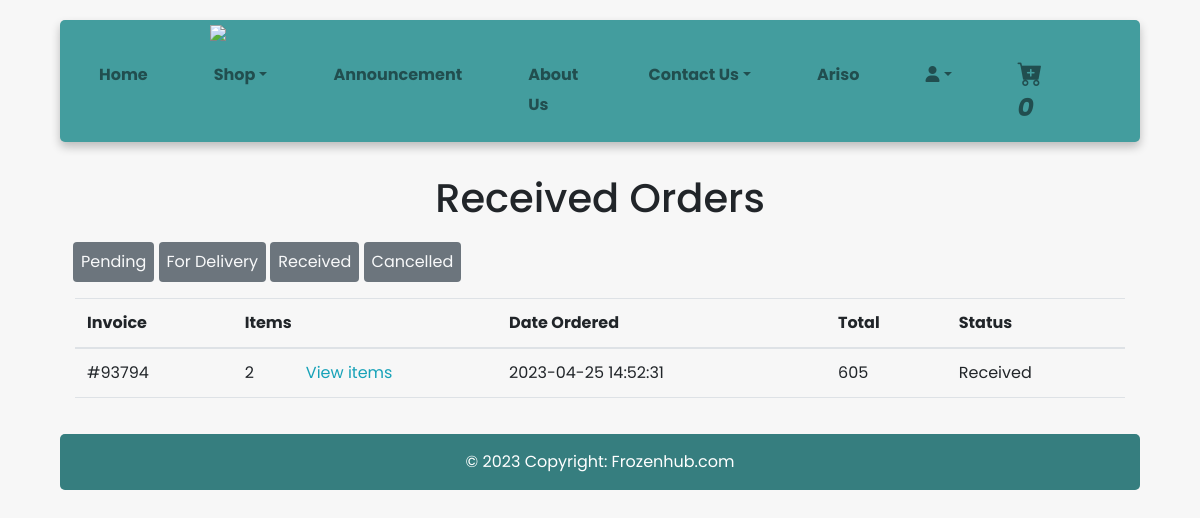
The page /user_area/view_received_orders.php (signed in) on the database as committed earlier.
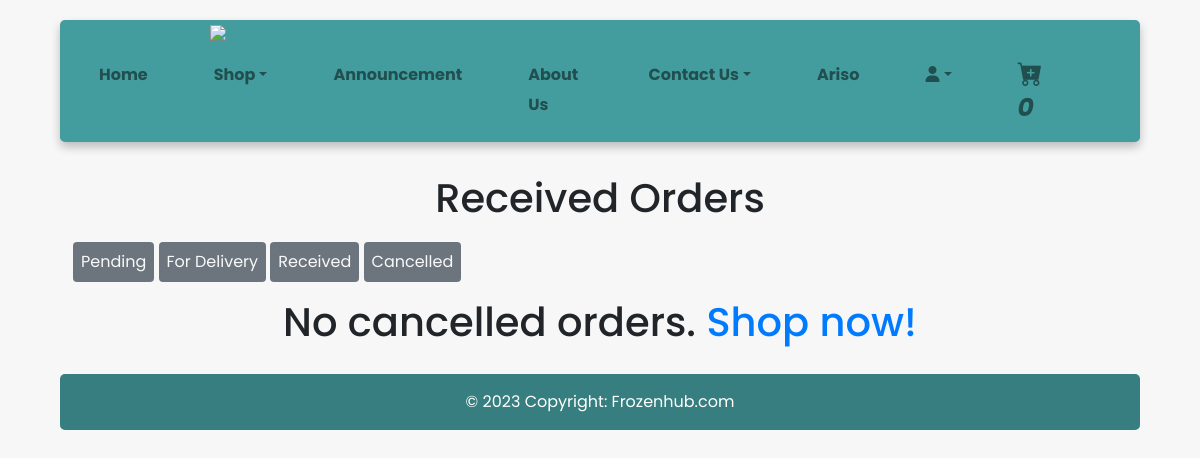
The same page on the database as committed later.
### tables this page shows
CREATE TABLE `order_details` (
  `order_id` int(4) NOT NULL,
  `user_id` int(11) NOT NULL,
  `items` int(11) NOT NULL,
  `invoice` varchar(255) NOT NULL DEFAULT '2023',
  `date` datetime NOT NULL DEFAULT current_timestamp() ON UPDATE current_timestamp(),
  `status` varchar(25) NOT NULL,
  `amount` varchar(25) NOT NULL
);

### user_area/view_received_orders.php (the view, shortened to what the changed rows need)
<?php
$conn = mysqli_connect('localhost','root','','frozenhub');
if(isset($_SESSION['email']))
{
?>
<!DOCTYPE html>
<html lang="en">
<head>
  <link rel="stylesheet" href="../style.css">
  <link href="https://cdn.jsdelivr.net/npm/bootstrap@5.2.3/dist/css/bootstrap.min.css" rel="stylesheet">
  <link rel="stylesheet" href="https://cdn.jsdelivr.net/npm/bootstrap-icons@1.10.2/font/bootstrap-icons.css">
  <link rel="stylesheet" href="https://kit.fontawesome.com/faf8bee4ee.css">
  <link rel="stylesheet" href="https://stackpath.bootstrapcdn.com/bootstrap/4.1.3/css/bootstrap.min.css">
</head>
<body style="font-family: 'Poppins', sans-serif; background-color: rgb(247, 247, 247);">
<?php
echo'
<h1 class="text-center" id="reqsHeading" style="margin-bottom: 12px;padding-bottom: 8px;padding-top: 12px;">Received Orders</h1>
<div class= "container-fluid" style="width:90%; margin-left:10px;">
<a href="./view_orders.php" class="btn btn-secondary ml-5 p-2 py-2 border-0 text-decoration-none text-light mb-3">Pending</a>
<a href="./view_for_delivery.php" class="btn btn-secondary p-2 py-2 border-0 text-decoration-none text-light mb-3">For Delivery</a>
<a href="./view_received_orders.php" class="btn btn-secondary p-2 py-2 border-0 text-decoration-none text-light mb-3">Received</a>
<a href="./view_cancelled_orders.php" class="btn btn-secondary p-2 py-2 border-0 text-decoration-none text-light mb-3">Cancelled</a>
</div>
<div class= "container-fluid" style="width: 90%; display: flex; justify-content: center;">';
    $user_id = $_SESSION['user_id'];
    $category_query="SELECT * FROM order_details WHERE`user_id` = $user_id AND `status` ='Received' ORDER BY `date` DESC";
    $result_category= mysqli_query($conn,$category_query);
    $count = mysqli_num_rows($result_category);
    if ($count == 0){
      echo'<h1 class="text-center">No cancelled orders. <a href="../index.php?all_products">Shop now!</a></h1>';
      echo'</div>';
    }
    elseif ($count  != 0){
?>
     <table class="table">
    <thead>
        <tr>
            <th> Invoice</th>
            <th colspan ="2"> Items </th>
            <th> Date Ordered</th>
            <th> Total </th>
            <th> Status</th>
        </tr>
    </thead>
    <tbody>
<?php
                    while($row = mysqli_fetch_assoc($result_category)) {
                      $order_id = $row['order_id'];
                      $invoice = $row['invoice'];
                      $date = $row['date'];
                      $items = $row['items'];
                      $status = $row['status'];
                      $total = $row['amount'];
            echo'
            <tr>
            <td>#'.$invoice.'</td>
            <td>'.$items .'</td>
            <td><a href="fetch_orders.php?order_id='.$order_id.'" class="text-decoration-none text-info">View items</a></td>
            <td>'. $date.'</td>
            <td>'.$total.'</td>
            <td>'.$status.'</td>
            ';
            }}?>
      </tr>
    </tbody>
        </table>
        </div>
  <?php
}
else{
  echo '<script>window.location.href = "./login.php";</script>';
}
?>
</body>
</html>

Rows that differ between the two databases and show on the page:
removed order_details: invoice "93794", items "2", date "2023-04-25 14:52:31", amount "605", status "Received"
Other text that changed with them:
text no longer shown: "Invoice Items Date Ordered Total Status"
text now shown: "No cancelled orders. Shop now!"
